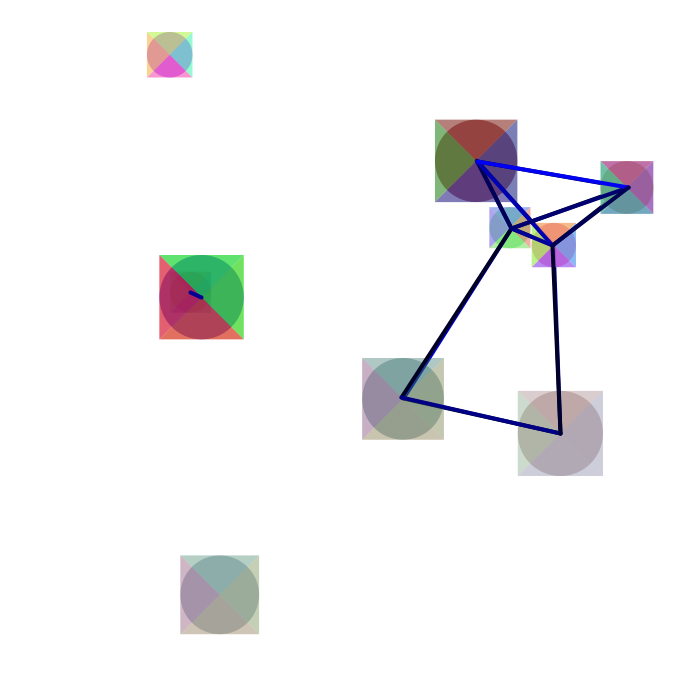
Frame 1 (no input)
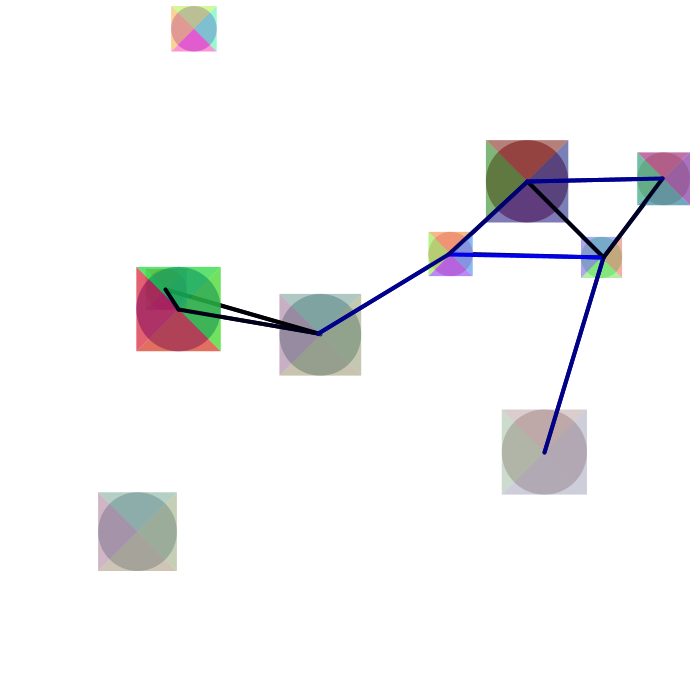
Frame 60 (the mouse pressed at the canvas centre just before this capture)
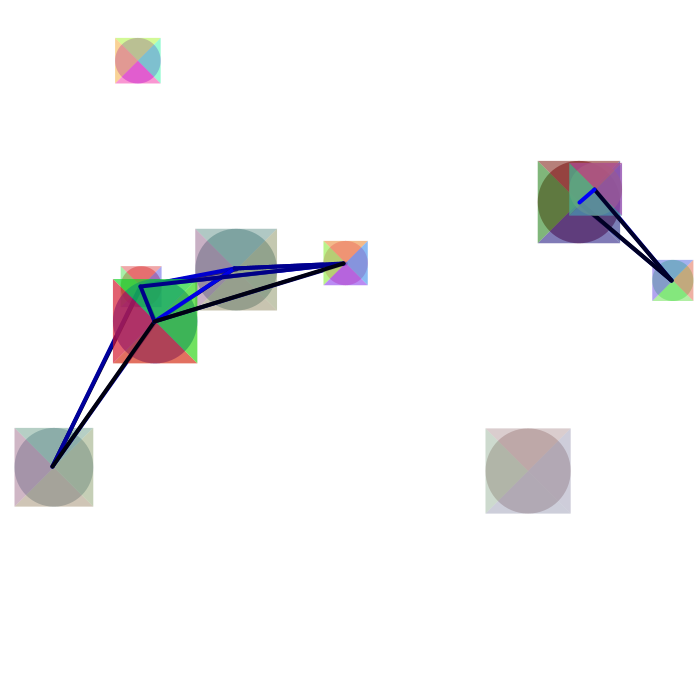
Frame 120 (the mouse held since frame 60 and released just before this capture)

The Processing sketch that drew these frames (run headless with seeded random() and noise(); from frame 60 on, the mouse is pressed at the canvas centre):

// Processing sketch: processing_131592
// ── processing_131592.pde

/*Melania Gonzalez 
 
 *Tarea #1 - Melania Gonzalez
 
 -----MATRIZ de Bolas-----
   x | y | a | d | v | r | g b o   x=Posicion en x, punto A (Variable)
----------------------------       y=Posicion en y, punto A (Variable)
B1|  |   |   |   |   |   |   |     a=angulo (Variable)
----------------------------       d=diametro del circulo (Constante)
B2|  |   |   |   |   |   |   |     v=velocidad o razon de cambio (Constante)
----------------------------       r=red (Constante)
B3|  |   |   |   |   |   |   |     g=green (Constante)
----------------------------       b=blue (Constante)
...                                o=opacity
                                   t=type

 */
 
// DECLARAR VARIABLES
int nBolas=10;
int rango=210;
float [][] bolas = new float[nBolas][9];

// INICIALIZAR VARIABLES
void setup() {
  size(700, 700); //size of the screen
  //rango=(int)random(100);
//RECORRER LA MATRIZ
  for (int i=0;i<nBolas;i++) {
    bolas[i][3]=random(40,100);    //iniciar diametro
    bolas[i][0]=random(bolas[i][3],width-bolas[i][3]); //iniciar x
    bolas[i][1]=random(bolas[i][3],height-bolas[i][3]);//iniciar y
    bolas[i][2]=random(360);    //iniciar angulo
    bolas[i][4]=random(0.3,2);   //iniciar Velocidad
    bolas[i][5]=random(255);   //iniciar color
    bolas[i][6]=random(255);   //iniciar color
    bolas[i][7]=random(255);   //iniciar color
    bolas[i][8]=random(50,220);   //opacidad
  }
}

//METODO PRINCIPAL QUE SE EJECUTA REPETIDAMENTE
void draw() {
  background(255); //pintar el background en cada frame
  
  //RECORRER LA MATRIZ
  for (int i=0;i<nBolas;i++) {
    
    //variables temporales
    float d= bolas[i][3]; //DIAMETRO
    float x= bolas[i][0]; //punto x
    float y= bolas[i][1]; //punto y
    float r= bolas[i][5]; //r
    float g= bolas[i][6]; //g
    float b= bolas[i][7]; //b
    float o= bolas[i][8]; //o
    
    //Dibujar las bolitas
    noStroke();
    fill(r,g,b,o); //color de la bola
    ellipse(x, y, d, d); //dibujar bola
    
    fill(b,g,r,o); //color del triangulo
    triangle(x+(d/2),y+(d/2),x-(d/2),y+(d/2),x,y);
    
    fill(r,b,g,o); //color del triangulo
    triangle(x-(d/2),y-(d/2),x+(d/2),y-(d/2),x,y);
    
    fill(b,r,g,o); //color del triangulo
    triangle(x-(d/2),y-(d/2),x-(d/2),y+(d/2),x,y);
    
    fill(g,b,r,o); //color del triangulo
    triangle(x+(d/2),y-(d/2),x+(d/2),y+(d/2),x,y);
    
    //MOVER BOLA CON RESPECTO A EL ANGULO Y LA VELOCIDAD
    float v= bolas[i][4]; //VELOCIDAD O RAZON DE CAMBIO
    float a=bolas[i][2];  //ANGULO
    bolas[i][0]+=cos(a)*v;
    bolas[i][1]+=sin(a)*v;
    
    
    //CONFIRMO SI LA BOLITA HA LLEGADO A LA ORILLA DE LA PANTALLA
    
    if(x>width-(d/2)) //LLEGO A LA ORILLA DE LA DERECHA?
      {
        bolas[i][2]=random(90,270); //generamos nuevo angulo
        bolas[i][0]-=v;
      }//generamos nuevo angulo
    else if(x<(d/2))  //LLEGO A LA ORILLA DE LA IZQUIERDA?
      {
      bolas[i][2]=random(-90,90); //generamos nuevo angulo
      bolas[i][0]+=v;
      }
    else if(y>height-(d/2))//LLEGO A LA ORILLA DE ABAJO?
      {
        bolas[i][2]=random(0,180); //generamos nuevo angulo
        bolas[i][1]-=v;
      }
    else if(y<(d/2))      //LLEGO A LA ORILLA DE ARRIBA?
      {
        bolas[i][2]=random(180,360); //generamos nuevo angulo
        bolas[i][1]+=v;
      }
  
  
     //Creo un nuevo iterador
     for (int p=0;p<nBolas;p++) {
       if(i!=p){
         
         //distancia de bolita-i a la bolita-p
         int distancia = (int)sqrt(sq(bolas[i][0]-bolas[p][0])+sq(bolas[i][1]-bolas[p][1]));
         
         if(distancia<rango){
           //dibujar linea entre 2 colitas q estan a menos de cierta distancia
           strokeWeight(4);
           stroke(0,0,random(255));
           line(bolas[i][0],bolas[i][1],bolas[p][0],bolas[p][1]);
         }//termina el IF
         
       }//termina el IF  
    }//termina iterador "p" 
        
    }//termina iterador "i"
    //imprimo datos de la primera bolita para visualizar
    print("x="+bolas[0][0]+" y="+bolas[0][1]+" a="+bolas[0][2]+" b="+bolas[0][3]+"\n");
}
